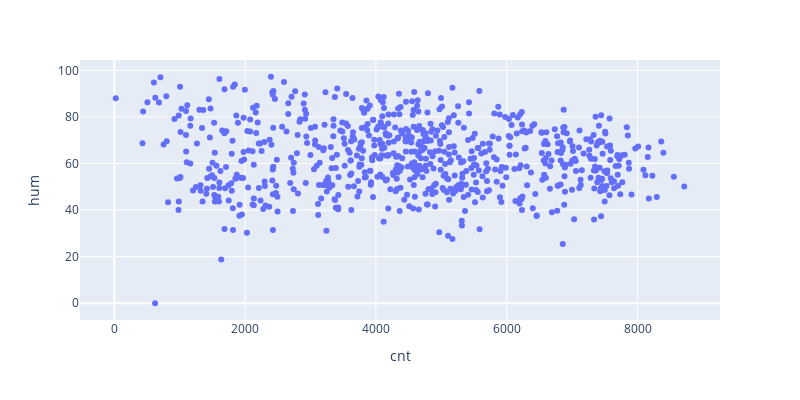

The code cell stored with this chart in its notebook:
### Markdown cell above
#### 6: Humidity

### Code cell
fig = px.scatter(bike, x="cnt", y="hum",
                 width=800, height=400)
fig.show()

### Figure 1 — Plotly figure (JSON) as saved in the notebook; plotly's stock layout.template omitted (floating-point values rounded to 4 significant figures; data arrays with more than 128 entries replaced by an {"elided": "..."} marker saying what was removed)
{"data": [{"hovertemplate": "cnt=%{x}<br>hum=%{y}<extra></extra>", "legendgroup": "", "marker": {"color": "#636efa", "symbol": "circle"}, "mode": "markers", "name": "", "orientation": "v", "showlegend": false, "type": "scatter", "x": {"elided": "730 int values"}, "xaxis": "x", "y": {"elided": "730 float values"}, "yaxis": "y"}], "layout": {"height": 400, "legend": {"tracegroupgap": 0}, "margin": {"t": 60}, "width": 800, "xaxis": {"anchor": "y", "domain": [0, 1], "title": {"text": "cnt"}}, "yaxis": {"anchor": "x", "domain": [0, 1], "title": {"text": "hum"}}}}
